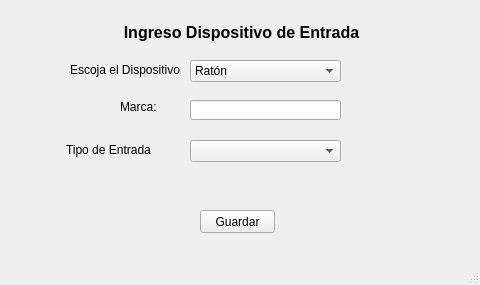
<?xml version="1.0" encoding="UTF-8"?>
<ui version="4.0">
 <class>vtn_disp_entrada_ingresar</class>
 <widget class="QMainWindow" name="vtn_disp_entrada_ingresar">
  <property name="geometry">
   <rect>
    <x>0</x>
    <y>0</y>
    <width>480</width>
    <height>285</height>
   </rect>
  </property>
  <property name="windowTitle">
   <string>Ingreso de Dispositivo</string>
  </property>
  <widget class="QWidget" name="centralwidget">
   <widget class="QLabel" name="lbl_disp_entrada">
    <property name="geometry">
     <rect>
      <x>16</x>
      <y>22</y>
      <width>451</width>
      <height>21</height>
     </rect>
    </property>
    <property name="font">
     <font>
      <pointsize>12</pointsize>
      <weight>75</weight>
      <bold>true</bold>
     </font>
    </property>
    <property name="text">
     <string>Ingreso Dispositivo de Entrada</string>
    </property>
    <property name="alignment">
     <set>Qt::AlignCenter</set>
    </property>
   </widget>
   <widget class="QLabel" name="lbl_tipo_dispositivo">
    <property name="geometry">
     <rect>
      <x>70</x>
      <y>60</y>
      <width>111</width>
      <height>20</height>
     </rect>
    </property>
    <property name="text">
     <string>Escoja el Dispositivo:</string>
    </property>
   </widget>
   <widget class="QLabel" name="lbl_marca">
    <property name="geometry">
     <rect>
      <x>120</x>
      <y>100</y>
      <width>47</width>
      <height>13</height>
     </rect>
    </property>
    <property name="text">
     <string>Marca:</string>
    </property>
   </widget>
   <widget class="QLabel" name="lbl_tipo_entrada">
    <property name="geometry">
     <rect>
      <x>66</x>
      <y>140</y>
      <width>91</width>
      <height>20</height>
     </rect>
    </property>
    <property name="text">
     <string>Tipo de Entrada</string>
    </property>
   </widget>
   <widget class="QComboBox" name="cb_tipo_dispositivo">
    <property name="geometry">
     <rect>
      <x>190</x>
      <y>60</y>
      <width>151</width>
      <height>22</height>
     </rect>
    </property>
    <item>
     <property name="text">
      <string>Ratón</string>
     </property>
    </item>
    <item>
     <property name="text">
      <string>Teclado</string>
     </property>
    </item>
   </widget>
   <widget class="QLineEdit" name="txt_marca">
    <property name="geometry">
     <rect>
      <x>190</x>
      <y>100</y>
      <width>151</width>
      <height>20</height>
     </rect>
    </property>
   </widget>
   <widget class="QComboBox" name="cb_tipo_entrada">
    <property name="geometry">
     <rect>
      <x>190</x>
      <y>140</y>
      <width>151</width>
      <height>22</height>
     </rect>
    </property>
   </widget>
   <widget class="QPushButton" name="btn_guardar">
    <property name="geometry">
     <rect>
      <x>200</x>
      <y>210</y>
      <width>75</width>
      <height>23</height>
     </rect>
    </property>
    <property name="text">
     <string>Guardar</string>
    </property>
   </widget>
  </widget>
  <widget class="QStatusBar" name="stb_estado"/>
 </widget>
 <resources/>
 <connections/>
</ui>
